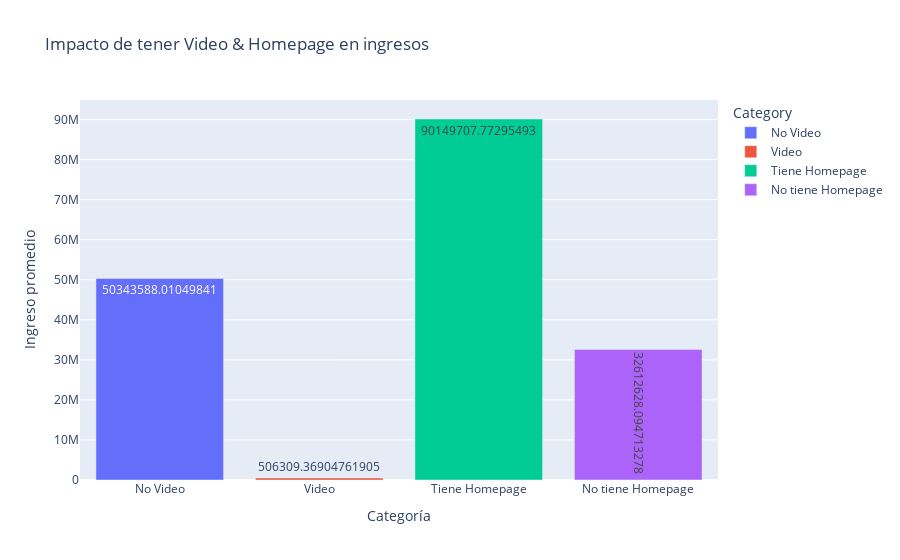

Here is the notebook cell this chart was saved with:
### Markdown cell above
## o) ¿Qué estrategias de marketing, como videos promocionales o páginas oficiales, generan mejores resultados?

### Code cell
data = pd.DataFrame({
    "Category": ["No Video", "Video", "Tiene Homepage", "No tiene Homepage"],
    "Ingreso promedio": [
        movies_data[movies_data['video'] == False]['revenue'].mean(),
        movies_data[movies_data['video'] == True]['revenue'].mean(),
        movies_data[movies_data['homePage'].notna()]['revenue'].mean(),
        movies_data[movies_data['homePage'].isna()]['revenue'].mean()
    ]
})

fig = px.bar(data, x="Category", y="Ingreso promedio", title="Impacto de tener Video & Homepage en ingresos",
             text="Ingreso promedio", color="Category")

fig.update_layout(yaxis_title="Ingreso promedio", xaxis_title="Categoría")
fig.show()

### Figure 1 — Plotly figure (JSON) as saved in the notebook; plotly's stock layout.template omitted (floating-point values rounded to 4 significant figures)
{"data": [{"alignmentgroup": "True", "hovertemplate": "Category=%{x}<br>Ingreso promedio=%{text}<extra></extra>", "legendgroup": "No Video", "marker": {"color": "#636efa", "pattern": {"shape": ""}}, "name": "No Video", "offsetgroup": "No Video", "orientation": "v", "showlegend": true, "text": [50340000.0], "textposition": "auto", "type": "bar", "x": ["No Video"], "xaxis": "x", "y": [50340000.0], "yaxis": "y"}, {"alignmentgroup": "True", "hovertemplate": "Category=%{x}<br>Ingreso promedio=%{text}<extra></extra>", "legendgroup": "Video", "marker": {"color": "#EF553B", "pattern": {"shape": ""}}, "name": "Video", "offsetgroup": "Video", "orientation": "v", "showlegend": true, "text": [506300.0], "textposition": "auto", "type": "bar", "x": ["Video"], "xaxis": "x", "y": [506300.0], "yaxis": "y"}, {"alignmentgroup": "True", "hovertemplate": "Category=%{x}<br>Ingreso promedio=%{text}<extra></extra>", "legendgroup": "Tiene Homepage", "marker": {"color": "#00cc96", "pattern": {"shape": ""}}, "name": "Tiene Homepage", "offsetgroup": "Tiene Homepage", "orientation": "v", "showlegend": true, "text": [90150000.0], "textposition": "auto", "type": "bar", "x": ["Tiene Homepage"], "xaxis": "x", "y": [90150000.0], "yaxis": "y"}, {"alignmentgroup": "True", "hovertemplate": "Category=%{x}<br>Ingreso promedio=%{text}<extra></extra>", "legendgroup": "No tiene Homepage", "marker": {"color": "#ab63fa", "pattern": {"shape": ""}}, "name": "No tiene Homepage", "offsetgroup": "No tiene Homepage", "orientation": "v", "showlegend": true, "text": [32610000.0], "textposition": "auto", "type": "bar", "x": ["No tiene Homepage"], "xaxis": "x", "y": [32610000.0], "yaxis": "y"}], "layout": {"barmode": "relative", "legend": {"title": {"text": "Category"}, "tracegroupgap": 0}, "title": {"text": "Impacto de tener Video & Homepage en ingresos"}, "xaxis": {"anchor": "y", "categoryarray": ["No Video", "Video", "Tiene Homepage", "No tiene Homepage"], "categoryorder": "array", "domain": [0, 1], "title": {"text": "Categoría"}}, "yaxis": {"anchor": "x", "domain": [0, 1], "title": {"text": "Ingreso promedio"}}}}
